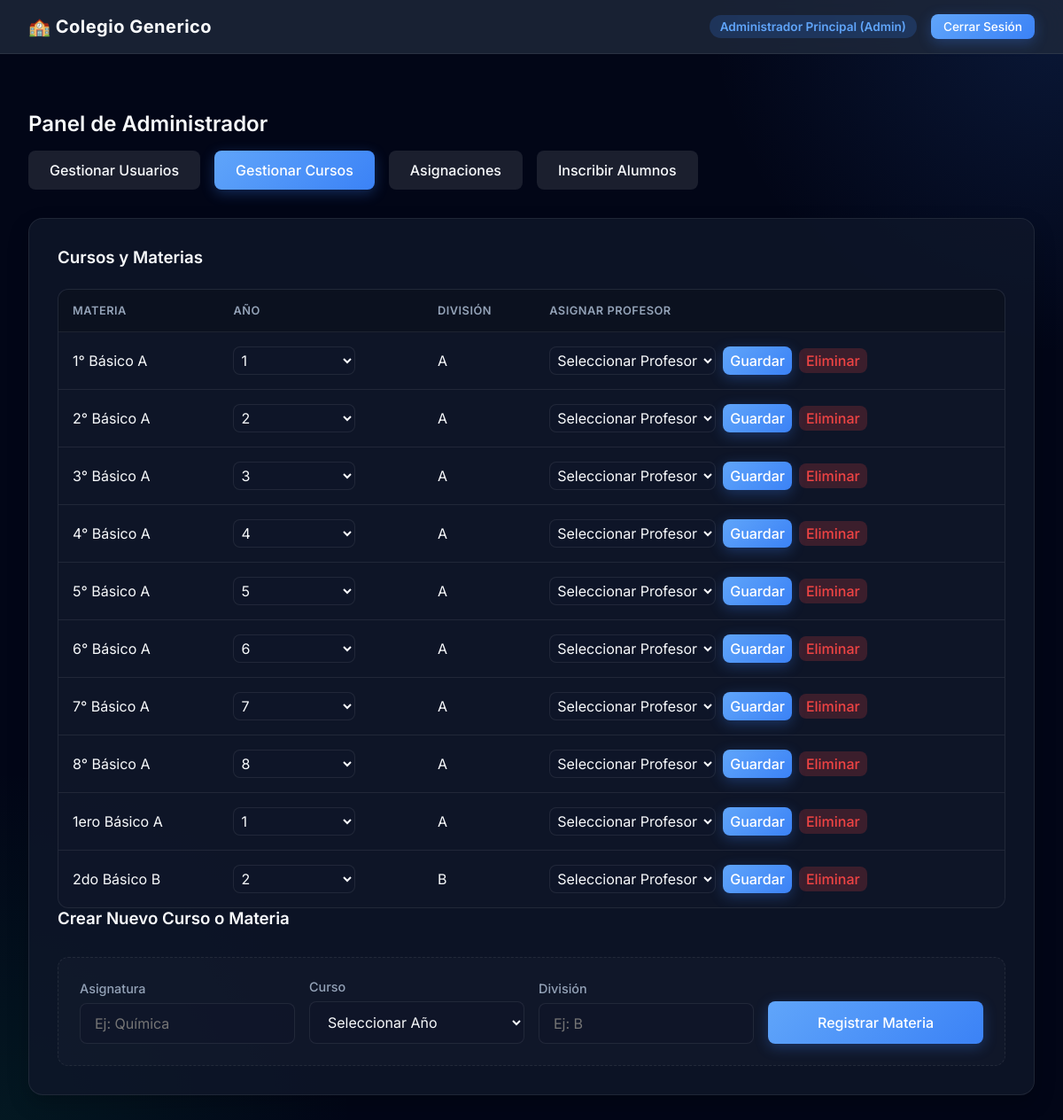
Page /index.php?action=dashboard&tab=courses (signed in) on the committed database.
### tables this page shows
CREATE TABLE courses (
    id INTEGER PRIMARY KEY AUTOINCREMENT,
    nombre TEXT NOT NULL,
    anio TEXT NOT NULL,
    division TEXT NOT NULL
);

### controllers/AdminController.php (called while the page is built, shortened)
<?php
require_once 'models/Course.php';
class AdminController {
    public function dashboard() {
        $database = new Database();
        $db = $database->getConnection();
        $courseModel = new Course($db);
        $tab = $_GET['tab'] ?? 'users';
        $coursesStmt = $courseModel->getAllCourses();
        $courses = $coursesStmt->fetchAll(PDO::FETCH_ASSOC);
        require_once 'views/admin/dashboard.php';
    }
}
?>

### models/Course.php (called while the page is built, shortened)
<?php
class Course {
    private $conn;
    public function __construct($db) {
        $this->conn = $db;
    }
    public function getAllCourses() {
        $query = "SELECT * FROM courses";
        $stmt = $this->conn->prepare($query);
        $stmt->execute();
        return $stmt;
    }
}
?>

### views/admin/dashboard.php (the view, shortened to what this page needs)
<?php require_once 'views/layouts/header.php'; ?>
<div class="fade-in" style="margin-top: 2rem;">
    <h2>Panel de Administrador</h2>
    <div style="margin-bottom: 2rem; display: flex; gap: 1rem; align-items: center; width: 100%;">
        <a href="index.php?action=dashboard&tab=users" class="btn <?= $tab==='users'?'btn-primary':'' ?>" style="background: <?= $tab==='users'?'':'rgba(255,255,255,0.1)' ?>">Gestionar Usuarios</a>
        <a href="index.php?action=dashboard&tab=courses" class="btn <?= $tab==='courses'?'btn-primary':'' ?>" style="background: <?= $tab==='courses'?'':'rgba(255,255,255,0.1)' ?>">Gestionar Cursos</a>
        <a href="index.php?action=dashboard&tab=assignments" class="btn <?= $tab==='assignments'?'btn-primary':'' ?>" style="background: <?= $tab==='assignments'?'':'rgba(255,255,255,0.1)' ?>">Asignaciones</a>
        <a href="index.php?action=dashboard&tab=enrollments" class="btn <?= $tab==='enrollments'?'btn-primary':'' ?>" style="background: <?= $tab==='enrollments'?'':'rgba(255,255,255,0.1)' ?>">Inscribir Alumnos</a>
    </div>
    <?php if($tab === 'users'): ?>
    <div class="card">
        <div style="display: flex; justify-content: space-between; align-items: center; margin-bottom: 1rem; flex-wrap: wrap; gap: 10px;">
            <h3 style="margin: 0;">Usuarios del Sistema</h3>
            <input type="text" id="userFilter" onkeyup="filterUsers()" class="form-control" placeholder="Buscar usuario..." style="max-width: 300px;">
        </div>
        <div class="table-wrapper">
            <table id="userTable">
                <thead>
                    <tr><th>Usuario</th><th>Rol</th><th>Nombre</th><th>Acción</th></tr>
                </thead>
                <tbody>
                    <?php foreach($users as $u): ?>
                    <tr>
                        <td><?= htmlspecialchars($u['username']) ?></td>
                        <td><?= htmlspecialchars($u['role']) ?></td>
                        <td><?= htmlspecialchars($u['apellido'].', '.$u['nombre']) ?></td>
                        <td>
                            <?php if($u['id'] !== $_SESSION['user_id']): ?>
                            <button type="button" class="btn" style="background:rgba(239, 68, 68, 0.2); color:var(--danger); padding:4px 8px;" onclick="confirmUserDelete(<?= $u['id'] ?>)">Borrar</button>
                            <?php endif; ?>
                        </td>
                    </tr>
                    <?php endforeach; ?>
                </tbody>
            </table>
        </div>
    </div>
    <div id="userModal" style="display:none; position:fixed; top:0; left:0; width:100%; height:100%; background:rgba(15, 23, 42, 0.9); z-index:9999; align-items:center; justify-content:center;">
        <div class="card" style="width:90%; max-width:440px; position:relative; background: var(--bg-secondary); border: 1px solid var(--accent-primary); box-shadow: 0 20px 50px rgba(0,0,0,0.5); backdrop-filter: none; -webkit-backdrop-filter: none;">
            <button onclick="closeUserModal()" style="position:absolute; top:20px; right:20px; background:transparent; border:none; font-size:28px; color:var(--text-secondary); cursor:pointer; line-height:1;">&times;</button>
            <h3 style="margin-top:0; margin-bottom:1.5rem; color: var(--accent-primary);">Nuevo Usuario</h3>
            <form method="POST" action="index.php?action=dashboard&tab=users">
                <input type="hidden" name="admin_action" value="create_user">
                <div class="form-group">
                    <input class="form-control" type="text" name="username" placeholder="Usuario" required>
                </div>
                <div class="form-group">
                    <input class="form-control" type="password" name="password" placeholder="Contraseña" required>
                </div>
                <div class="form-group">
                    <select class="form-control" name="role" required>
                        <option value="alumno">Alumno</option>
                        <option value="profesor">Profesor</option>
                        <option value="admin">Administrador</option>
                    </select>
                </div>
                <div class="form-group">
                    <input class="form-control" type="text" name="nombre" placeholder="Nombre" required>
                </div>
                <div class="form-group">
                    <input class="form-control" type="text" name="apellido" placeholder="Apellido" required>
                </div>
                <button type="submit" class="btn btn-primary" style="width:100%; margin-top: 1rem;">Guardar Usuario</button>
            </form>
        </div>
    </div>
    <div id="deleteConfirmModal" style="display:none; position:fixed; top:0; left:0; width:100%; height:100%; background:rgba(15, 23, 42, 0.9); z-index:9999; align-items:center; justify-content:center;">
        <div class="card" style="width: 100%; max-width: 400px; padding: 2rem;">
            <h3 style="margin-top:0; color:var(--danger);">Confirmar Eliminación</h3>
            <p style="font-size: 1.1rem; margin-top: 1rem;">¿Estás seguro que quieres borrar este usuario?</p>
            <p style="font-size: 0.85rem; color: var(--text-secondary); margin-bottom: 2rem;">Esta acción no se puede deshacer.</p>
            <div style="display:flex; justify-content:flex-end; gap:1rem;">
                <button type="button" class="btn" onclick="document.getElementById('deleteConfirmModal').style.display='none'">Cancelar</button>
                <form method="POST" action="index.php?action=dashboard&tab=users" style="margin:0;">
                    <input type="hidden" name="admin_action" value="delete_user">
                    <input type="hidden" id="deleteUserIdInput" name="user_id" value="">
                    <button type="submit" class="btn btn-primary" style="background:var(--danger);">Borrar Permanentemente</button>
                </form>
            </div>
        </div>
    </div>
        <script>
            function openUserModal() {
                document.getElementById('userModal').style.display = 'flex';
            }
            function closeUserModal() {
                document.getElementById('userModal').style.display = 'none';
            }
            function confirmUserDelete(id) {
                document.getElementById('deleteUserIdInput').value = id;
                document.getElementById('deleteConfirmModal').style.display = 'flex';
                // Move modal to body to prevent stacking context issues
                document.body.appendChild(document.getElementById('deleteConfirmModal'));
            }
            // Move modal to body on load to avoid backdrop issues
            document.addEventListener("DOMContentLoaded", () => {
                document.body.appendChild(document.getElementById('userModal'));
            });
            // Cerrar modal al hacer clic fuera
            document.getElementById('userModal').addEventListener('click', function(e) {
                if (e.target === this) closeUserModal();
            });
            function filterUsers() {
                let input = document.getElementById("userFilter");
                let filter = input.value.toLowerCase();
                let table = document.getElementById("userTable");
                let tr = table.getElementsByTagName("tr");
                for (let i = 1; i < tr.length; i++) {
                    let tdUsuario = tr[i].getElementsByTagName("td")[0];
                    let tdRol = tr[i].getElementsByTagName("td")[1];
                    let tdNombre = tr[i].getElementsByTagName("td")[2];
                    if (tdUsuario && tdRol && tdNombre) {
                        let txtValue = tdUsuario.textContent + " " + tdRol.textContent + " " + tdNombre.textContent;
                        tr[i].style.display = txtValue.toLowerCase().indexOf(filter) > -1 ? "" : "none";
                    }
                }
            }
        </script>
    <?php elseif($tab === 'courses'): ?>
    <div class="card">
        <h3>Cursos y Materias</h3>
        <div class="table-wrapper">
            <table>
                <thead>
                    <tr><th>Materia</th><th>Año</th><th>División</th><th>Asignar Profesor</th></tr>
                </thead>
                <tbody>
                    <?php foreach($courses as $c): ?>
                    <tr>
                        <td><?= htmlspecialchars($c['nombre']) ?></td>
                        <td>
                            <select name="anio" form="assign_form_<?= $c['id'] ?>" class="form-control" style="width: auto; padding: 4px;">
                                <?php if($c['anio']): ?>
                                <option value="<?= htmlspecialchars($c['anio']) ?>" selected><?= htmlspecialchars($c['anio']) ?></option>
                                <?php else: ?>
                                <option value="" selected>Asignar Curso...</option>
                                <?php endif; ?>
                            </select>
                        </td>
                        <td><?= htmlspecialchars($c['division']) ?></td>
                        <td>
                            <div style="display:flex; gap:0.5rem; align-items:center;">
                                <form id="assign_form_<?= $c['id'] ?>" method="POST" style="display:flex; gap:0.5rem; margin:0;">
                                    <select name="prof_id" class="form-control" style="width: auto; padding: 4px;">
                                        <option value="">Seleccionar Profesor</option>
                                    </select>
                                    <button type="submit" class="btn btn-primary" style="padding:4px 8px;">Guardar</button>
                                </form>
                                <form method="POST" style="margin:0;">
                                    <button type="submit" class="btn" style="background:rgba(239, 68, 68, 0.2); color:var(--danger); padding:4px 8px;">Eliminar</button>
                                </form>
                            </div>
                        </td>
                    </tr>
                    <?php endforeach; ?>
                </tbody>
            </table>
        </div>
        <div style="display: flex; justify-content: space-between; align-items: center; margin-bottom: 2rem;">
            <h3 style="margin: 0;">Crear Nuevo Curso o Materia</h3>
        </div>
        <form method="POST" style="display: grid; grid-template-columns: repeat(auto-fit, minmax(200px, 1fr)); gap: 1rem; align-items: flex-end; background: rgba(255,255,255,0.02); padding: 1.5rem; border-radius: 12px; border: 1px dashed var(--border-color);">
            <div class="form-group" style="margin:0;">
                <label>Asignatura</label>
                <input class="form-control" type="text" name="nombre" placeholder="Ej: Química" required>
            </div>
            <div class="form-group" style="margin:0;">
                <label>Curso</label>
                <select class="form-control" name="anio" required>
                    <option value="">Seleccionar Año</option>
                </select>
            </div>
            <div class="form-group" style="margin:0;">
                <label>División</label>
                <input class="form-control" type="text" name="division" placeholder="Ej: B" required>
            </div>
            <button type="submit" class="btn btn-primary" style="height: 48px;">Registrar Materia</button>
        </form>
    </div>
    <?php endif; ?>
</div>
<?php require_once 'views/layouts/footer.php'; ?>

### public/css/style.css (style rules this page uses)
:root { --bg-primary: #020617; --bg-secondary: #0f172a; --bg-card: rgba(15, 23, 42, 0.8); --text-primary: #f8fafc; --text-secondary: #94a3b8; --accent-primary: #60a5fa; --accent-hover: #3b82f6; --success: #10b981; --warning: #f59e0b; --danger: #ef4444; --border-color: rgba(255,255,255,0.08); --blur: blur(16px); }
* { box-sizing: border-box; margin: 0; padding: 0; font-family: 'Inter', -apple-system, BlinkMacSystemFont, "Segoe UI", Roboto, Helvetica, Arial, sans-serif; }
body { background-color: var(--bg-primary); color: var(--text-primary); min-height: 100vh; display: flex; flex-direction: column; background-image: radial-gradient(circle at top right, rgba(59, 130, 246, 0.15), transparent 400px), radial-gradient(circle at bottom left, rgba(16, 185, 129, 0.1), transparent 400px); background-attachment: fixed; }
.fade-in { animation: fadeInScale 0.6s cubic-bezier(0.16, 1, 0.3, 1) forwards; }
.card { background: var(--bg-card); backdrop-filter: var(--blur); -webkit-backdrop-filter: var(--blur); border: 1px solid var(--border-color); border-radius: 16px; padding: 2rem; box-shadow: 0 10px 25px rgba(0, 0, 0, 0.2); transition: transform 0.3s ease, box-shadow 0.3s ease; }
h1, h2, h3 { color: var(--text-primary); margin-bottom: 1rem; font-weight: 600; }
.form-group { margin-bottom: 1.5rem; }
.form-group label { display: block; margin-bottom: 0.5rem; color: var(--text-secondary); font-size: 0.9rem; font-weight: 500; }
.form-control { width: 100%; padding: 12px 16px; background-color: rgba(15, 23, 42, 0.6); border: 1px solid var(--border-color); border-radius: 8px; color: var(--text-primary); font-size: 1rem; transition: border-color 0.3s ease, box-shadow 0.3s ease; outline: none; }
.btn { display: inline-flex; align-items: center; justify-content: center; padding: 12px 24px; border-radius: 8px; font-size: 1rem; font-weight: 500; cursor: pointer; border: none; transition: all 0.3s ease; text-decoration: none; color: var(--text-primary); }
.btn-primary { background: linear-gradient(135deg, var(--accent-primary) 0%, var(--accent-hover) 100%); color: white; box-shadow: 0 4px 15px rgba(59, 130, 246, 0.3); }
.table-wrapper { overflow-x: auto; margin-top: 1.5rem; background: var(--bg-card); border-radius: 12px; border: 1px solid var(--border-color); }
table { width: 100%; border-collapse: collapse; text-align: left; }
th, td { padding: 1rem; border-bottom: 1px solid var(--border-color); }
th { background: rgba(0,0,0,0.2); color: var(--text-secondary); font-weight: 600; text-transform: uppercase; font-size: 0.8rem; letter-spacing: 0.5px; }
tr:last-child td { border-bottom: none; }

### rows in the picture
courses: nombre "1° Básico A", anio "1", division "A"
courses: nombre "2° Básico A", anio "2", division "A"
courses: nombre "3° Básico A", anio "3", division "A"
courses: nombre "4° Básico A", anio "4", division "A"
courses: nombre "5° Básico A", anio "5", division "A"
courses: nombre "6° Básico A", anio "6", division "A"
courses: nombre "7° Básico A", anio "7", division "A"
courses: nombre "8° Básico A", anio "8", division "A"
courses: nombre "1ero Básico A", anio "1", division "A"
courses: nombre "2do Básico B", anio "2", division "B"

### other values in the picture
$_SESSION['user_name'] "Administrador Principal"
$_SESSION['user_role'] "Admin"
